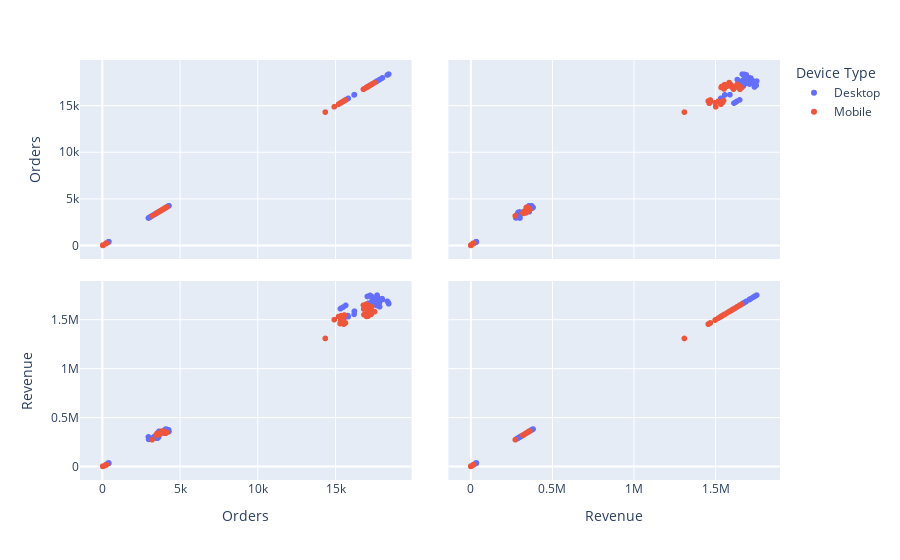

This figure's notebook cell:
### Code cell
fig_device = px.scatter_matrix(df, dimensions=['Orders', 'Revenue'], color='Device Type')
fig_device.show()
